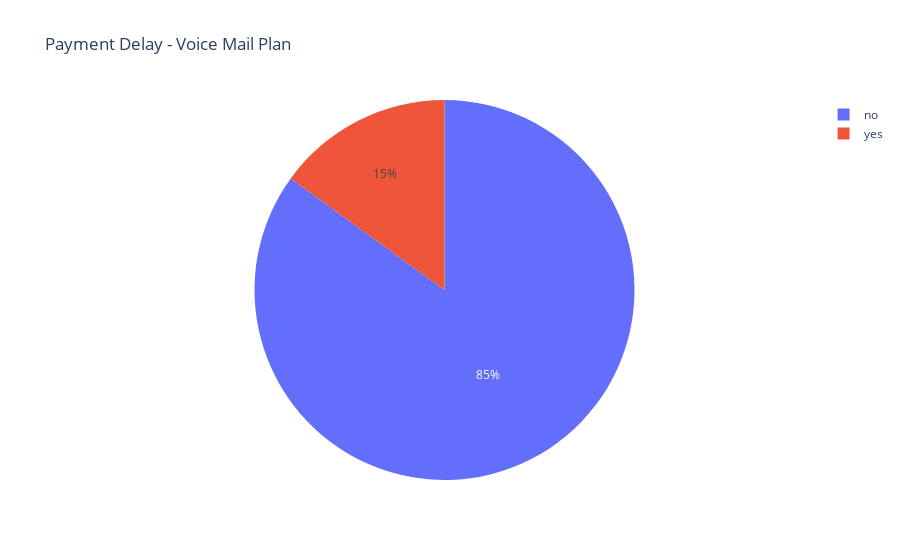
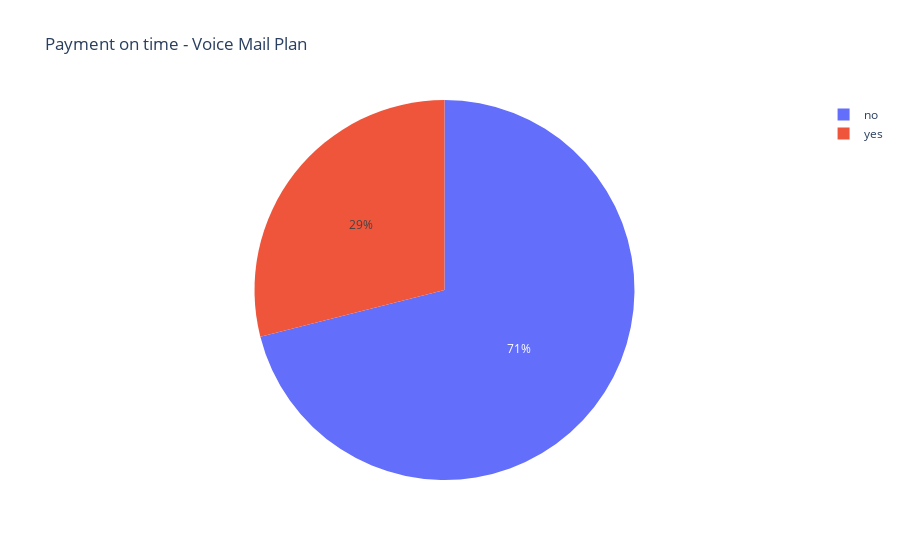

Notebook code cell kept with these figures, in order:
### Markdown cell above
It seems like most of the customers that did not register payment delays didn't have a international plan subscription. However, the majority of those who did not pay on time didn't subscribe to this plan as well, so we can say that this feature is impure.

### Code cell
# y.head(20)
fig = px.pie(df[df['payment_delay'] == 'yes'], names='voice_mail_plan', title='Payment Delay - Voice Mail Plan')
fig.show()

fig = px.pie(df[df['payment_delay'] == 'no'], names='voice_mail_plan', title='Payment on time - Voice Mail Plan')
fig.show()

### Figure 1 — Plotly figure (JSON) as saved in the notebook; plotly's stock layout.template omitted (floating-point values rounded to 4 significant figures; data arrays with more than 128 entries replaced by an {"elided": "..."} marker saying what was removed)
{"data": [{"domain": {"x": [0, 1], "y": [0, 1]}, "hovertemplate": "voice_mail_plan=%{label}<extra></extra>", "labels": {"elided": "413 str values"}, "legendgroup": "", "name": "", "showlegend": true, "type": "pie"}], "layout": {"legend": {"tracegroupgap": 0}, "title": {"text": "Payment Delay - Voice Mail Plan"}}}

### Figure 2 — Plotly figure (JSON) as saved in the notebook; plotly's stock layout.template omitted (floating-point values rounded to 4 significant figures; data arrays with more than 128 entries replaced by an {"elided": "..."} marker saying what was removed)
{"data": [{"domain": {"x": [0, 1], "y": [0, 1]}, "hovertemplate": "voice_mail_plan=%{label}<extra></extra>", "labels": {"elided": "2587 str values"}, "legendgroup": "", "name": "", "showlegend": true, "type": "pie"}], "layout": {"legend": {"tracegroupgap": 0}, "title": {"text": "Payment on time - Voice Mail Plan"}}}
